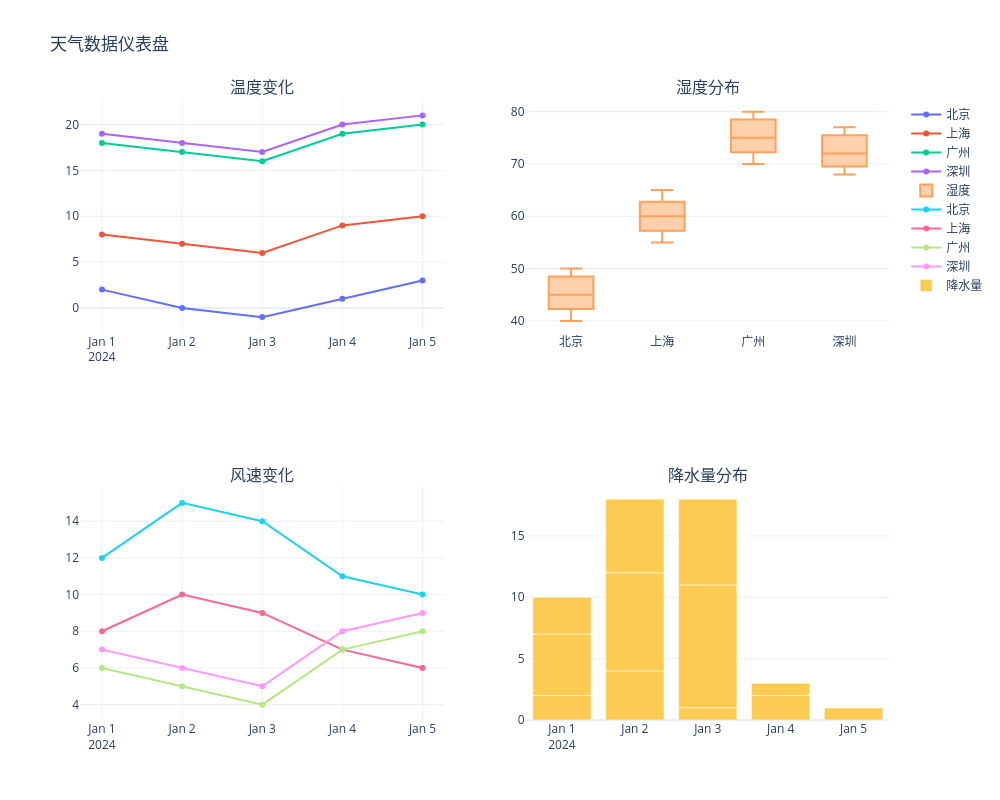

Write notebook code for a chart like this one.
### Markdown cell above
## 7. 交互式仪表盘

### Code cell
# 创建子图仪表盘
fig = make_subplots(rows=2, cols=2, subplot_titles=('温度变化', '湿度分布', '风速变化', '降水量分布'))

# 添加温度折线图
for city in df['city'].unique():
    city_data = df[df['city'] == city]
    fig.add_trace(go.Scatter(x=city_data['date'], y=city_data['temperature'], name=city), row=1, col=1)

# 添加湿度箱线图
fig.add_trace(go.Box(y=df['humidity'], x=df['city'], name='湿度'), row=1, col=2)

# 添加风速折线图
for city in df['city'].unique():
    city_data = df[df['city'] == city]
    fig.add_trace(go.Scatter(x=city_data['date'], y=city_data['wind_speed'], name=city), row=2, col=1)

# 添加降水量柱状图
fig.add_trace(go.Bar(x=df['date'], y=df['precipitation'], name='降水量'), row=2, col=2)

# 更新布局
fig.update_layout(height=800, width=1000, title_text='天气数据仪表盘', template='plotly_white', hovermode='x unified')

fig.show()

### Figure 1 — Plotly figure (JSON) as saved in the notebook; plotly's stock layout.template omitted (floating-point values rounded to 4 significant figures)
{"data": [{"name": "北京", "type": "scatter", "x": ["2024-01-01T00:00:00.000000000", "2024-01-02T00:00:00.000000000", "2024-01-03T00:00:00.000000000", "2024-01-04T00:00:00.000000000", "2024-01-05T00:00:00.000000000"], "xaxis": "x", "y": [2, 0, -1, 1, 3], "yaxis": "y"}, {"name": "上海", "type": "scatter", "x": ["2024-01-01T00:00:00.000000000", "2024-01-02T00:00:00.000000000", "2024-01-03T00:00:00.000000000", "2024-01-04T00:00:00.000000000", "2024-01-05T00:00:00.000000000"], "xaxis": "x", "y": [8, 7, 6, 9, 10], "yaxis": "y"}, {"name": "广州", "type": "scatter", "x": ["2024-01-01T00:00:00.000000000", "2024-01-02T00:00:00.000000000", "2024-01-03T00:00:00.000000000", "2024-01-04T00:00:00.000000000", "2024-01-05T00:00:00.000000000"], "xaxis": "x", "y": [18, 17, 16, 19, 20], "yaxis": "y"}, {"name": "深圳", "type": "scatter", "x": ["2024-01-01T00:00:00.000000000", "2024-01-02T00:00:00.000000000", "2024-01-03T00:00:00.000000000", "2024-01-04T00:00:00.000000000", "2024-01-05T00:00:00.000000000"], "xaxis": "x", "y": [19, 18, 17, 20, 21], "yaxis": "y"}, {"name": "湿度", "type": "box", "x": ["北京", "上海", "广州", "深圳", "北京", "上海", "广州", "深圳", "北京", "上海", "广州", "深圳", "北京", "上海", "广州", "深圳", "北京", "上海", "广州", "深圳"], "xaxis": "x2", "y": [45, 60, 75, 72, 50, 65, 78, 75, 48, 62, 80, 77, 43, 58, 73, 70, 40, 55, 70, 68], "yaxis": "y2"}, {"name": "北京", "type": "scatter", "x": ["2024-01-01T00:00:00.000000000", "2024-01-02T00:00:00.000000000", "2024-01-03T00:00:00.000000000", "2024-01-04T00:00:00.000000000", "2024-01-05T00:00:00.000000000"], "xaxis": "x3", "y": [12, 15, 14, 11, 10], "yaxis": "y3"}, {"name": "上海", "type": "scatter", "x": ["2024-01-01T00:00:00.000000000", "2024-01-02T00:00:00.000000000", "2024-01-03T00:00:00.000000000", "2024-01-04T00:00:00.000000000", "2024-01-05T00:00:00.000000000"], "xaxis": "x3", "y": [8, 10, 9, 7, 6], "yaxis": "y3"}, {"name": "广州", "type": "scatter", "x": ["2024-01-01T00:00:00.000000000", "2024-01-02T00:00:00.000000000", "2024-01-03T00:00:00.000000000", "2024-01-04T00:00:00.000000000", "2024-01-05T00:00:00.000000000"], "xaxis": "x3", "y": [6, 5, 4, 7, 8], "yaxis": "y3"}, {"name": "深圳", "type": "scatter", "x": ["2024-01-01T00:00:00.000000000", "2024-01-02T00:00:00.000000000", "2024-01-03T00:00:00.000000000", "2024-01-04T00:00:00.000000000", "2024-01-05T00:00:00.000000000"], "xaxis": "x3", "y": [7, 6, 5, 8, 9], "yaxis": "y3"}, {"name": "降水量", "type": "bar", "x": ["2024-01-01T00:00:00.000000000", "2024-01-01T00:00:00.000000000", "2024-01-01T00:00:00.000000000", "2024-01-01T00:00:00.000000000", "2024-01-02T00:00:00.000000000", "2024-01-02T00:00:00.000000000", "2024-01-02T00:00:00.000000000", "2024-01-02T00:00:00.000000000", "2024-01-03T00:00:00.000000000", "2024-01-03T00:00:00.000000000", "2024-01-03T00:00:00.000000000", "2024-01-03T00:00:00.000000000", "2024-01-04T00:00:00.000000000", "2024-01-04T00:00:00.000000000", "2024-01-04T00:00:00.000000000", "2024-01-04T00:00:00.000000000", "2024-01-05T00:00:00.000000000", "2024-01-05T00:00:00.000000000", "2024-01-05T00:00:00.000000000", "2024-01-05T00:00:00.000000000"], "xaxis": "x4", "y": [0, 2, 5, 3, 0, 4, 8, 6, 0, 1, 10, 7, 0, 0, 2, 1, 0, 0, 1, 0], "yaxis": "y4"}], "layout": {"annotations": [{"font": {"size": 16}, "showarrow": false, "text": "温度变化", "x": 0.225, "xanchor": "center", "xref": "paper", "y": 1, "yanchor": "bottom", "yref": "paper"}, {"font": {"size": 16}, "showarrow": false, "text": "湿度分布", "x": 0.775, "xanchor": "center", "xref": "paper", "y": 1, "yanchor": "bottom", "yref": "paper"}, {"font": {"size": 16}, "showarrow": false, "text": "风速变化", "x": 0.225, "xanchor": "center", "xref": "paper", "y": 0.375, "yanchor": "bottom", "yref": "paper"}, {"font": {"size": 16}, "showarrow": false, "text": "降水量分布", "x": 0.775, "xanchor": "center", "xref": "paper", "y": 0.375, "yanchor": "bottom", "yref": "paper"}], "height": 800, "hovermode": "x unified", "title": {"text": "天气数据仪表盘"}, "width": 1000, "xaxis": {"anchor": "y", "domain": [0, 0.45]}, "xaxis2": {"anchor": "y2", "domain": [0.55, 1]}, "xaxis3": {"anchor": "y3", "domain": [0, 0.45]}, "xaxis4": {"anchor": "y4", "domain": [0.55, 1]}, "yaxis": {"anchor": "x", "domain": [0.625, 1]}, "yaxis2": {"anchor": "x2", "domain": [0.625, 1]}, "yaxis3": {"anchor": "x3", "domain": [0, 0.375]}, "yaxis4": {"anchor": "x4", "domain": [0, 0.375]}}}
